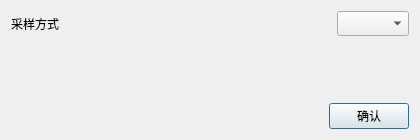
<?xml version="1.0" encoding="UTF-8"?>
<ui version="4.0">
 <class>ipfModelerTransformDialog</class>
 <widget class="QDialog" name="ipfModelerTransformDialog">
  <property name="geometry">
   <rect>
    <x>0</x>
    <y>0</y>
    <width>420</width>
    <height>140</height>
   </rect>
  </property>
  <property name="windowTitle">
   <string>投影变换</string>
  </property>
  <layout class="QVBoxLayout" name="verticalLayout">
   <item>
    <layout class="QHBoxLayout" name="horizontalLayout_3">
     <item>
      <widget class="QLabel" name="label_2">
       <property name="minimumSize">
        <size>
         <width>0</width>
         <height>25</height>
        </size>
       </property>
       <property name="text">
        <string>采样方式</string>
       </property>
      </widget>
     </item>
     <item>
      <spacer name="horizontalSpacer_3">
       <property name="orientation">
        <enum>Qt::Horizontal</enum>
       </property>
       <property name="sizeHint" stdset="0">
        <size>
         <width>40</width>
         <height>20</height>
        </size>
       </property>
      </spacer>
     </item>
     <item>
      <widget class="QComboBox" name="comboBox">
       <property name="minimumSize">
        <size>
         <width>0</width>
         <height>25</height>
        </size>
       </property>
      </widget>
     </item>
    </layout>
   </item>
   <item>
    <spacer name="verticalSpacer">
     <property name="orientation">
      <enum>Qt::Vertical</enum>
     </property>
     <property name="sizeHint" stdset="0">
      <size>
       <width>20</width>
       <height>40</height>
      </size>
     </property>
    </spacer>
   </item>
   <item>
    <layout class="QHBoxLayout" name="horizontalLayout">
     <item>
      <spacer name="horizontalSpacer">
       <property name="orientation">
        <enum>Qt::Horizontal</enum>
       </property>
       <property name="sizeHint" stdset="0">
        <size>
         <width>40</width>
         <height>20</height>
        </size>
       </property>
      </spacer>
     </item>
     <item>
      <widget class="QPushButton" name="pushButton">
       <property name="minimumSize">
        <size>
         <width>75</width>
         <height>25</height>
        </size>
       </property>
       <property name="text">
        <string>确认</string>
       </property>
      </widget>
     </item>
    </layout>
   </item>
  </layout>
 </widget>
 <layoutdefault spacing="6" margin="11"/>
 <resources/>
 <connections/>
</ui>
